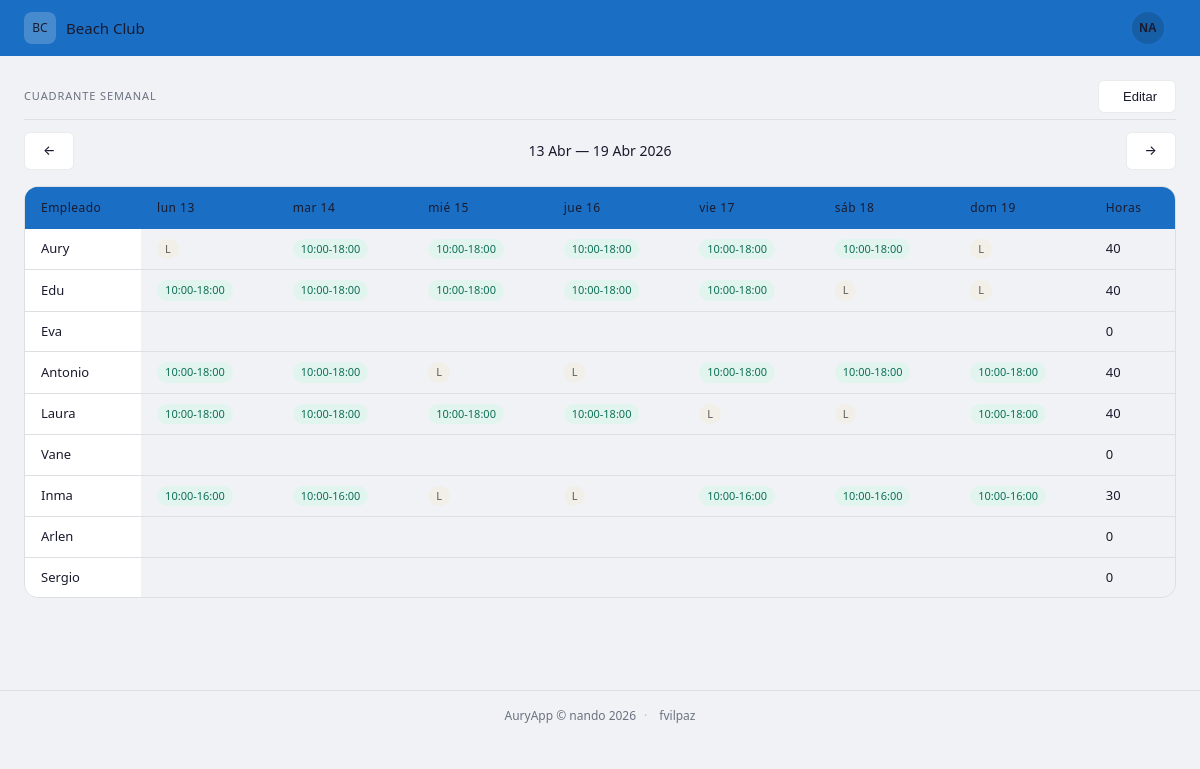
Page /personal/cuadrante/ (signed in) on the committed database.
### personal/models.py (models this page shows, shortened)
class Empleado(models.Model):
    CONTRATO_CHOICES = [
        ('indefinido', 'Indefinido'),
        ('temporal', 'Temporal'),
        ('fijo_discontinuo', 'Fijo discontinuo'),
        ('obra_servicio', 'Obra y servicio'),
        ('practicas', 'Prácticas'),
    ]
    ROL_CHOICES = [
        ('maitre', 'Maître'),
        ('segundo_maitre', 'Segundo Maître'),
        ('jefe_sector', 'Jefe de sector'),
        ('camarero', 'Camarero'),
        ('ayudante_camarero', 'Ayudante de camarero'),
    ]
    nombre = models.CharField(max_length=100)
    apellidos = models.CharField(max_length=100, blank=True)
    rol = models.CharField(max_length=20, choices=ROL_CHOICES)
    telefono = models.CharField(max_length=20, blank=True)
    email = models.EmailField(blank=True)
    fecha_nacimiento = models.DateField(null=True, blank=True)
    activo = models.BooleanField(default=True)
    posicion = models.PositiveIntegerField(default=0)
    tipo_contrato = models.CharField(max_length=20, choices=CONTRATO_CHOICES, blank=True)
    fecha_vencimiento = models.DateField(null=True, blank=True)
    class Meta:
        verbose_name = 'Empleado'
        verbose_name_plural = 'Empleados'
        ordering = ['posicion', 'nombre']

class Turno(models.Model):
    ESTADO_CHOICES = [
        ('trabajo', 'Trabajo'),
        ('libre', 'Día libre'),
        ('inamovible', 'Inamovible'),
        ('vacaciones', 'Vacaciones'),
        ('libre_vacaciones', 'Libre vacaciones'),
        ('finde_largo', 'Finde largo'),
        ('baja', 'Baja'),
    ]
    empleado = models.ForeignKey(Empleado, on_delete=models.CASCADE, related_name='turnos')
    fecha = models.DateField()
    hora_inicio = models.TimeField(null=True, blank=True)
    hora_fin = models.TimeField(null=True, blank=True)
    horas = models.PositiveIntegerField(default=0)
    estado = models.CharField(max_length=20, choices=ESTADO_CHOICES, default='trabajo')
    espacio = models.ForeignKey(Espacio, on_delete=models.SET_NULL, null=True, blank=True, related_name='turnos')
    class Meta:
        verbose_name = 'Turno'
        verbose_name_plural = 'Turnos'
        ordering = ['fecha', 'empleado']

### personal/views.py (the view)
# urls.py: path('cuadrante/', views.cuadrante, name='cuadrante'),
def cuadrante(request):
    semana_param = request.GET.get('semana')
    if semana_param:
        try:
            año, mes, dia = semana_param.split('-')
            hoy = date(int(año), int(mes), int(dia))
        except:
            hoy = timezone.now().date()
    else:
        hoy = timezone.now().date()
    lunes = hoy - timedelta(days=hoy.weekday())
    domingo = lunes + timedelta(days=6)
    dias = [lunes + timedelta(days=i) for i in range(7)]
    semana_anterior = (lunes - timedelta(days=7)).strftime('%Y-%m-%d')
    semana_siguiente = (lunes + timedelta(days=7)).strftime('%Y-%m-%d')
    empleados = Empleado.objects.filter(activo=True).order_by('posicion', 'nombre')
    turnos = Turno.objects.filter(
        fecha__gte=lunes,
        fecha__lte=domingo
    ).select_related('empleado')
    turno_map = {}
    for turno in turnos:
        turno_map[(turno.empleado.id, turno.fecha)] = turno
    rows = []
    for empleado in empleados:
        cells = []
        horas_total = 0
        for dia in dias:
            turno = turno_map.get((empleado.id, dia))
            if turno and turno.estado == 'trabajo':
                horas_total += turno.horas
            cells.append({'dia': dia, 'turno': turno})
        rows.append({'empleado': empleado, 'cells': cells, 'horas_total': horas_total})
    ids_con_turno = {t.empleado.id for t in turnos}
    empleados_disponibles = [e for e in empleados if e.id not in ids_con_turno]
    context = {
        'dias': dias,
        'rows': rows,
        'lunes': lunes,
        'domingo': domingo,
        'semana_anterior': semana_anterior,
        'semana_siguiente': semana_siguiente,
        'estados': Turno.ESTADO_CHOICES,
        'empleados_disponibles': empleados_disponibles,
        'todos_empleados': empleados,
    }
    return render(request, 'personal/cuadrante.html', context)

### personal/templates/personal/cuadrante.html (shortened to what this page needs)
{% extends 'core/base.html' %}
{% load static %}
{% block content %}
<div class="bc-section">
  <div class="bc-section-header">
    <span class="bc-section-header-title">Cuadrante semanal</span>
    <div class="bc-flex bc-gap-8">
      <button id="btn-edit-mode" class="bc-btn bc-btn-secondary">
         Editar
      </button>
    </div>
  </div>
  <div class="bc-section-nav">
    <a href="?semana={{ semana_anterior }}" class="bc-btn bc-btn-secondary">&#8592;</a>
    <span class="bc-section-nav-title">{{ lunes|date:"d M" }} — {{ domingo|date:"d M Y" }}</span>
    <a href="?semana={{ semana_siguiente }}" class="bc-btn bc-btn-secondary">&#8594;</a>
  </div>
  <div class="bc-table-wrapper">
    <table class="bc-table" id="cuadrante-table">
      <thead>
        <tr>
          <th>Empleado</th>
          {% for dia in dias %}
          <th>{{ dia|date:"D d" }}</th>
          {% endfor %}
          <th>Horas</th>
        </tr>
      </thead>
      <tbody>
        {% for row in rows %}
        <tr>
          <td class="bc-table-name">{{ row.empleado.nombre }}</td>
          {% for cell in row.cells %}
          <td class="editable"
              data-empleado="{{ row.empleado.id }}"
              data-nombre="{{ row.empleado.nombre }}"
              data-fecha="{{ cell.dia|date:'Y-m-d' }}"
              data-fecha-display="{{ cell.dia|date:'D d M' }}"
              {% if cell.turno %}
              data-turno-id="{{ cell.turno.pk }}"
              data-estado="{{ cell.turno.estado }}"
              data-hora-inicio="{{ cell.turno.hora_inicio|time:'H:i' }}"
              data-hora-fin="{{ cell.turno.hora_fin|time:'H:i' }}"
              data-horas="{{ cell.turno.horas }}"
              {% endif %}>
            {% if cell.turno %}
              {% if cell.turno.estado == 'trabajo' %}
                <span class="bc-badge bc-badge-green">{{ cell.turno.hora_inicio|time:"H:i" }}-{{ cell.turno.hora_fin|time:"H:i" }}</span>
              {% elif cell.turno.estado == 'libre' %}
                <span class="bc-badge bc-badge-gray">L</span>
              {% elif cell.turno.estado == 'vacaciones' %}
                <span class="bc-badge bc-badge-amber">V</span>
              {% elif cell.turno.estado == 'inamovible' %}
                <span class="bc-badge bc-badge-red">LI</span>
              {% elif cell.turno.estado == 'libre_vacaciones' %}
                <span class="bc-badge bc-badge-blue">LV</span>
              {% elif cell.turno.estado == 'finde_largo' %}
                <span class="bc-badge bc-badge-blue">FL</span>
              {% elif cell.turno.estado == 'baja' %}
                <span class="bc-badge bc-badge-red">B</span>
              {% endif %}
            {% endif %}
          </td>
          {% endfor %}
          <td id="horas-{{ row.empleado.id }}">{{ row.horas_total }}</td>
        </tr>
        {% endfor %}
      </tbody>
    </table>
  </div>
</div>
{% endblock %}

### core/templates/core/base.html (shortened to what this page needs)
{% load static %}
<!DOCTYPE html>
<html lang="es">
<head>
  <link rel="stylesheet" href="https://cdn.jsdelivr.net/npm/@tabler/icons-webfont@2.47.0/tabler-icons.min.css">
  <link rel="stylesheet" href="{% static 'css/main.css' %}">
</head>
<body>
  <nav class="bc-navbar">
    <a href="/" class="bc-navbar-brand">
      <div class="bc-navbar-avatar">BC</div>
      Beach Club
    </a>
    <div class="bc-user-menu" id="bc-user-menu">
      <button class="bc-user-menu-btn" id="bc-user-menu-btn" type="button">
        <div class="bc-navbar-user">
          {% if request.user.first_name %}{{ request.user.first_name|slice:":1"|upper }}{{ request.user.last_name|slice:":1"|upper }}{% else %}{{ request.user.username|slice:":2"|upper }}{% endif %}
        </div>
      </button>
    </div>
  </nav>
  <main class="bc-page">
    {% block content %}{% endblock %}
  </main>
  <footer class="bc-footer">
    <span>AuryApp &copy; {{ request.user.username|default:"" }} 2026</span>
    <span class="bc-footer-sep">·</span>
    <a href="https://github.com/fvilpaz" target="_blank" rel="noopener" class="bc-footer-link">
       fvilpaz
    </a>
  </footer>
</body>
</html>

### core/static/css/main.css (style rules this page uses)
:root { --color-primary: #1a6fc4; --color-primary-dk: #1557a0; --color-accent: #e8a020; --color-success: #1d9e75; --color-danger: #c0392b; --color-warning: #e8a020; --color-bg: #f0f2f5; --color-surface: #ffffff; --color-border: rgba(0, 0, 0, 0.08); --color-text: #1a1a2e; --color-muted: #6b7280; --radius-sm: 6px; --radius-md: 10px; --radius-lg: 14px; --navbar-h: 56px; --canvas-height: 620px; --page-padding: 24px; }
*, *::before, *::after { box-sizing: border-box; margin: 0; padding: 0; }
body { font-family: system-ui, -apple-system, sans-serif; font-size: 14px; background: var(--color-bg); color: var(--color-text); line-height: 1.5; }
.bc-navbar { background: var(--color-primary); height: var(--navbar-h); display: flex; align-items: center; padding: 0 24px; gap: 8px; position: sticky; top: 0; z-index: 100; }
.bc-navbar-brand { color: var(--color-primary-text); font-size: 15px; font-weight: 500; display: flex; align-items: center; gap: 10px; text-decoration: none; }
.bc-navbar-avatar { width: 32px; height: 32px; border-radius: 8px; background: rgba(255, 255, 255, 0.2); display: flex; align-items: center; justify-content: center; font-size: 12px; font-weight: 500; color: var(--color-primary-text); flex-shrink: 0; }
.bc-navbar-user { width: 32px; height: 32px; border-radius: 50%; background: rgba(0, 0, 0, 0.15); display: flex; align-items: center; justify-content: center; font-size: 12px; font-weight: 600; color: var(--color-primary-text); flex-shrink: 0; }
.bc-user-menu { position: relative; margin-left: auto; }
.bc-user-menu-btn { display: flex; align-items: center; gap: 6px; background: transparent; border: none; cursor: pointer; padding: 4px 6px; border-radius: var(--radius-sm); transition: background 0.15s; color: var(--color-primary-text); }
.bc-page { padding: 24px; max-width: 1400px; margin: 0 auto; }
.bc-section { margin-bottom: 28px; }
.bc-table-wrapper { border: 0.5px solid var(--color-border); border-radius: var(--radius-lg); overflow: hidden; overflow-x: auto; -webkit-overflow-scrolling: touch; }
.bc-table { width: 100%; border-collapse: collapse; font-size: 13px; min-width: 500px; white-space: nowrap; }
.bc-table thead { background: var(--color-primary); }
.bc-table thead th { text-align: left; font-size: 12px; font-weight: 500; color: var(--color-primary-text); padding: 12px 16px; white-space: nowrap; letter-spacing: 0.04em; }
.bc-table tbody tr { border-bottom: 0.5px solid var(--color-border); transition: background 0.1s; }
.bc-table tbody tr:last-child { border-bottom: none; }
.bc-table tbody td { padding: 10px 16px; color: var(--color-text); white-space: nowrap; vertical-align: middle; }
.bc-table-name { font-weight: 500; }
.bc-table tbody td:first-child { position: sticky; left: 0; background: var(--color-surface); z-index: 1; }
.bc-table thead th:first-child { position: sticky; left: 0; background: var(--color-primary); z-index: 2; }
.bc-badge { display: inline-block; font-size: 11px; font-weight: 500; padding: 2px 8px; border-radius: 20px; }
.bc-badge-green { background: #e1f5ee; color: #0f6e56; }
.bc-badge-gray { background: #f1efe8; color: #5f5e5a; }
.bc-btn { font-size: 13px; font-weight: 500; padding: 8px 18px; border-radius: var(--radius-sm); border: 0.5px solid transparent; cursor: pointer; transition: opacity 0.15s; text-decoration: none; display: inline-flex; align-items: center; gap: 6px; }
.bc-btn-secondary { background: var(--color-surface); color: var(--color-text); border-color: var(--color-border); }
.bc-section-header { display: flex; align-items: center; justify-content: space-between; margin-bottom: 12px; padding-bottom: 6px; border-bottom: 0.5px solid var(--color-border); }
.bc-section-header-title { font-size: 11px; font-weight: 500; letter-spacing: 0.08em; color: var(--color-muted); text-transform: uppercase; }
.bc-section-nav { display: flex; align-items: center; justify-content: space-between; margin-bottom: 16px; }
.bc-section-nav-title { font-size: 14px; font-weight: 500; color: var(--color-text); }
.bc-flex { display: flex; }
.bc-gap-8 { gap: 8px; }
.bc-footer { display: flex; align-items: center; justify-content: center; gap: 8px; padding: 16px var(--page-padding); font-size: 12px; color: var(--color-muted); border-top: 1px solid var(--color-border); margin-top: 40px; }
.bc-footer-sep { opacity: 0.4; }
.bc-footer-link { display: inline-flex; align-items: center; gap: 4px; color: var(--color-muted); text-decoration: none; transition: color 0.15s; }

### rows in the picture
Empleado: empleado.nombre "Aury", horas_total "40"
Turno: estado "L"
Turno: turno.hora_inicio "10:00", turno.hora_fin "18:00"
Turno: turno.hora_inicio "10:00", turno.hora_fin "18:00"
Turno: turno.hora_inicio "10:00", turno.hora_fin "18:00"
Turno: turno.hora_inicio "10:00", turno.hora_fin "18:00"
Turno: turno.hora_inicio "10:00", turno.hora_fin "18:00"
Turno: estado "L"
Empleado: empleado.nombre "Edu", horas_total "40"
Turno: turno.hora_inicio "10:00", turno.hora_fin "18:00"
Turno: turno.hora_inicio "10:00", turno.hora_fin "18:00"
Turno: turno.hora_inicio "10:00", turno.hora_fin "18:00"
Turno: turno.hora_inicio "10:00", turno.hora_fin "18:00"
Turno: turno.hora_inicio "10:00", turno.hora_fin "18:00"
Turno: estado "L"
Turno: estado "L"
Empleado: empleado.nombre "Eva", horas_total "0"
Empleado: empleado.nombre "Antonio", horas_total "40"
Turno: turno.hora_inicio "10:00", turno.hora_fin "18:00"
Turno: turno.hora_inicio "10:00", turno.hora_fin "18:00"
Turno: estado "L"
Turno: estado "L"
Turno: turno.hora_inicio "10:00", turno.hora_fin "18:00"
Turno: turno.hora_inicio "10:00", turno.hora_fin "18:00"
Turno: turno.hora_inicio "10:00", turno.hora_fin "18:00"
Empleado: empleado.nombre "Laura", horas_total "40"
Turno: turno.hora_inicio "10:00", turno.hora_fin "18:00"
Turno: turno.hora_inicio "10:00", turno.hora_fin "18:00"
Turno: turno.hora_inicio "10:00", turno.hora_fin "18:00"
Turno: turno.hora_inicio "10:00", turno.hora_fin "18:00"
Turno: estado "L"
Turno: estado "L"
Turno: turno.hora_inicio "10:00", turno.hora_fin "18:00"
Empleado: empleado.nombre "Vane", horas_total "0"
Empleado: empleado.nombre "Inma", horas_total "30"
Turno: turno.hora_inicio "10:00", turno.hora_fin "16:00"
Turno: turno.hora_inicio "10:00", turno.hora_fin "16:00"
Turno: estado "L"
Turno: estado "L"
Turno: turno.hora_inicio "10:00", turno.hora_fin "16:00"
Turno: turno.hora_inicio "10:00", turno.hora_fin "16:00"
Turno: turno.hora_inicio "10:00", turno.hora_fin "16:00"
Empleado: empleado.nombre "Arlen", horas_total "0"
Empleado: empleado.nombre "Sergio", horas_total "0"

### other values in the picture
{{ request.user.username|slice:":2"|upper }} "NA"
{{ lunes|date:"d M" }} "13 Abr"
{{ domingo|date:"d M Y" }} "19 Abr 2026"
{{ dia|date:"D d" }} "lun 13" "mar 14" "mié 15" "jue 16" "vie 17" "sáb 18" "dom 19"
{{ request.user.username|default:"" }} "nando"
